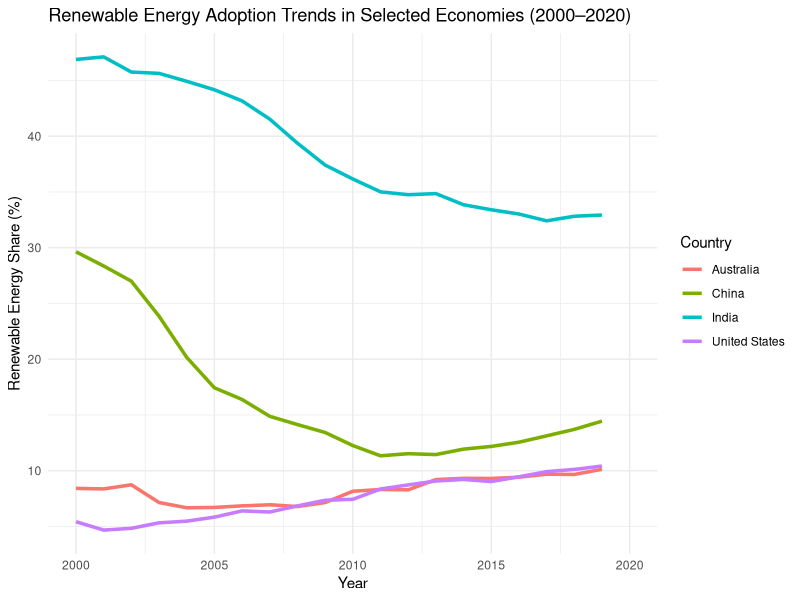
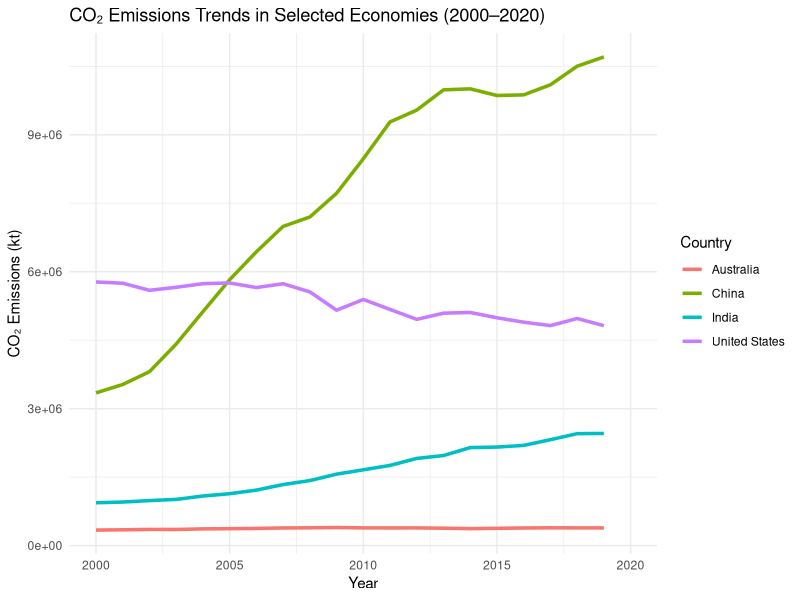
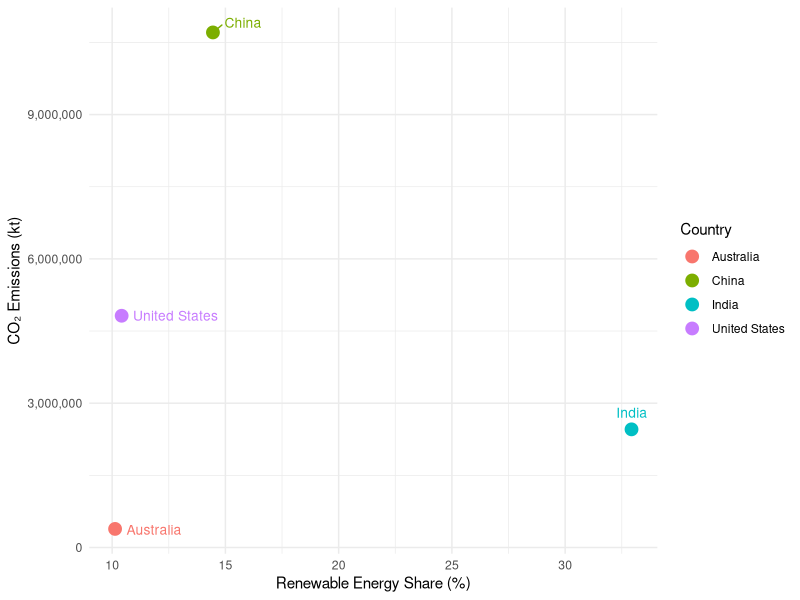
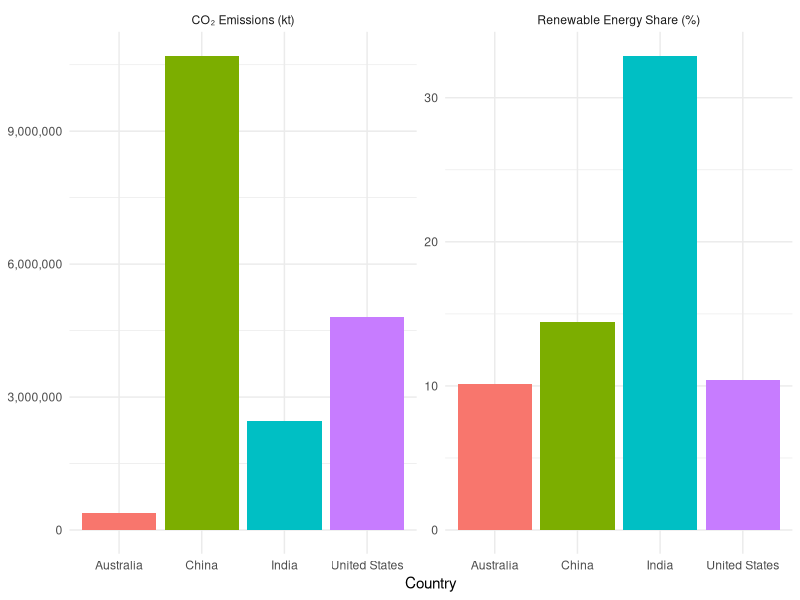

Generate these figures, in order, with R:
library(tidyverse)
library(ggrepel)

# Load Data

energy_analysis <- read_csv(
  "Data/energy_analysis.csv"
)

summary_2019 <- read_csv(
  "Data/summary_2019.csv"
)

# Renewable Energy Trend Plot

renewable_plot <- ggplot(
  energy_analysis,
  aes(
    x = year,
    y = renewable_energy_share_in_the_total_final_energy_consumption_percent,
    color = entity
  )
) +
  geom_line(linewidth = 1.2) +
  labs(
    title = "Renewable Energy Adoption Trends in Selected Economies (2000–2020)",
    x = "Year",
    y = "Renewable Energy Share (%)",
    color = "Country"
  ) +
  theme_minimal()

ggsave(
  filename = "Figures/renewable_trend.png",
  plot = renewable_plot,
  width = 8,
  height = 5
)

# CO2 Emissions Trend Plot

co2_plot <- ggplot(
  energy_analysis,
  aes(
    x = year,
    y = value_co2_emissions_kt_by_country,
    color = entity
  )
) +
  geom_line(linewidth = 1.2) +
  labs(
    title = "CO₂ Emissions Trends in Selected Economies (2000–2020)",
    x = "Year",
    y = "CO₂ Emissions (kt)",
    color = "Country"
  ) +
  theme_minimal()

ggsave(
  filename = "Figures/co2_trend.png",
  plot = co2_plot,
  width = 8,
  height = 5
)

# Renewable Energy vs CO2 Scatter Plot

scatter_plot <- ggplot(
  summary_2019,
  aes(
    x = renewable_energy_share_in_the_total_final_energy_consumption_percent,
    y = value_co2_emissions_kt_by_country,
    colour = entity
  )
) +
  geom_point(size = 4) +
  geom_text_repel(
    aes(label = entity),
    size = 3.5,
    show.legend = FALSE,
    box.padding = 0.5
  ) +
  scale_y_continuous(labels = scales::comma) +
  labs(
    x = "Renewable Energy Share (%)",
    y = "CO₂ Emissions (kt)",
    colour = "Country"
  ) +
  theme_minimal()

ggsave(
  filename = "Figures/scatter_2019.png",
  plot = scatter_plot,
  width = 8,
  height = 5
)

# 2019 Country Comparison Plot

summary_2019_long <- summary_2019 %>%
  pivot_longer(
    cols = c(
      renewable_energy_share_in_the_total_final_energy_consumption_percent,
      value_co2_emissions_kt_by_country
    ),
    names_to = "metric",
    values_to = "value"
  ) %>%
  mutate(
    metric = recode(
      metric,
      "renewable_energy_share_in_the_total_final_energy_consumption_percent" =
        "Renewable Energy Share (%)",
      "value_co2_emissions_kt_by_country" =
        "CO₂ Emissions (kt)"
    )
  )

facet_plot <- ggplot(
  summary_2019_long,
  aes(
    x = entity,
    y = value,
    fill = entity
  )
) +
  geom_col(show.legend = FALSE) +
  facet_wrap(
    ~ metric,
    scales = "free_y"
  ) +
  scale_y_continuous(labels = scales::comma) +
  labs(
    x = "Country",
    y = NULL
  ) +
  theme_minimal()

ggsave(
  filename = "Figures/facet_2019.png",
  plot = facet_plot,
  width = 10,
  height = 5
)
